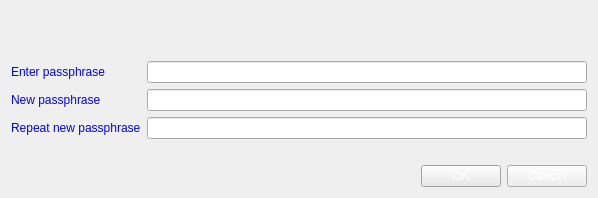
<?xml version="1.0" encoding="UTF-8"?>
<ui version="4.0">
 <class>AskPassphraseDialog</class>
 <widget class="QDialog" name="AskPassphraseDialog">
  <property name="geometry">
   <rect>
    <x>0</x>
    <y>0</y>
    <width>598</width>
    <height>198</height>
   </rect>
  </property>
  <property name="sizePolicy">
   <sizepolicy hsizetype="Preferred" vsizetype="Minimum">
    <horstretch>0</horstretch>
    <verstretch>0</verstretch>
   </sizepolicy>
  </property>
  <property name="minimumSize">
   <size>
    <width>550</width>
    <height>0</height>
   </size>
  </property>
  <property name="palette">
   <palette>
    <active>
     <colorrole role="WindowText">
      <brush brushstyle="SolidPattern">
       <color alpha="255">
        <red>202</red>
        <green>117</green>
        <blue>19</blue>
       </color>
      </brush>
     </colorrole>
    </active>
    <inactive>
     <colorrole role="WindowText">
      <brush brushstyle="SolidPattern">
       <color alpha="255">
        <red>202</red>
        <green>117</green>
        <blue>19</blue>
       </color>
      </brush>
     </colorrole>
    </inactive>
    <disabled>
     <colorrole role="WindowText">
      <brush brushstyle="SolidPattern">
       <color alpha="255">
        <red>132</red>
        <green>132</green>
        <blue>132</blue>
       </color>
      </brush>
     </colorrole>
    </disabled>
   </palette>
  </property>
  <property name="windowTitle">
   <string>Passphrase Dialog</string>
  </property>
  <property name="styleSheet">
   <string notr="true">background-image: url(:/images/back);</string>
  </property>
  <layout class="QVBoxLayout" name="verticalLayout">
   <item>
    <widget class="QLabel" name="warningLabel">
     <property name="textFormat">
      <enum>Qt::RichText</enum>
     </property>
     <property name="wordWrap">
      <bool>true</bool>
     </property>
    </widget>
   </item>
   <item>
    <layout class="QFormLayout" name="formLayout">
     <property name="fieldGrowthPolicy">
      <enum>QFormLayout::AllNonFixedFieldsGrow</enum>
     </property>
     <item row="0" column="0">
      <widget class="QLabel" name="passLabel1">
       <property name="palette">
        <palette>
         <active>
          <colorrole role="WindowText">
           <brush brushstyle="SolidPattern">
            <color alpha="255">
             <red>0</red>
             <green>0</green>
             <blue>255</blue>
            </color>
           </brush>
          </colorrole>
         </active>
         <inactive>
          <colorrole role="WindowText">
           <brush brushstyle="SolidPattern">
            <color alpha="255">
             <red>0</red>
             <green>0</green>
             <blue>255</blue>
            </color>
           </brush>
          </colorrole>
         </inactive>
         <disabled>
          <colorrole role="WindowText">
           <brush brushstyle="SolidPattern">
            <color alpha="255">
             <red>132</red>
             <green>132</green>
             <blue>132</blue>
            </color>
           </brush>
          </colorrole>
         </disabled>
        </palette>
       </property>
       <property name="text">
        <string>Enter passphrase</string>
       </property>
      </widget>
     </item>
     <item row="0" column="1">
      <widget class="QLineEdit" name="passEdit1">
       <property name="echoMode">
        <enum>QLineEdit::Password</enum>
       </property>
      </widget>
     </item>
     <item row="1" column="0">
      <widget class="QLabel" name="passLabel2">
       <property name="palette">
        <palette>
         <active>
          <colorrole role="WindowText">
           <brush brushstyle="SolidPattern">
            <color alpha="255">
             <red>0</red>
             <green>0</green>
             <blue>255</blue>
            </color>
           </brush>
          </colorrole>
         </active>
         <inactive>
          <colorrole role="WindowText">
           <brush brushstyle="SolidPattern">
            <color alpha="255">
             <red>0</red>
             <green>0</green>
             <blue>255</blue>
            </color>
           </brush>
          </colorrole>
         </inactive>
         <disabled>
          <colorrole role="WindowText">
           <brush brushstyle="SolidPattern">
            <color alpha="255">
             <red>132</red>
             <green>132</green>
             <blue>132</blue>
            </color>
           </brush>
          </colorrole>
         </disabled>
        </palette>
       </property>
       <property name="text">
        <string>New passphrase</string>
       </property>
      </widget>
     </item>
     <item row="1" column="1">
      <widget class="QLineEdit" name="passEdit2">
       <property name="echoMode">
        <enum>QLineEdit::Password</enum>
       </property>
      </widget>
     </item>
     <item row="2" column="0">
      <widget class="QLabel" name="passLabel3">
       <property name="palette">
        <palette>
         <active>
          <colorrole role="WindowText">
           <brush brushstyle="SolidPattern">
            <color alpha="255">
             <red>0</red>
             <green>0</green>
             <blue>255</blue>
            </color>
           </brush>
          </colorrole>
         </active>
         <inactive>
          <colorrole role="WindowText">
           <brush brushstyle="SolidPattern">
            <color alpha="255">
             <red>0</red>
             <green>0</green>
             <blue>255</blue>
            </color>
           </brush>
          </colorrole>
         </inactive>
         <disabled>
          <colorrole role="WindowText">
           <brush brushstyle="SolidPattern">
            <color alpha="255">
             <red>132</red>
             <green>132</green>
             <blue>132</blue>
            </color>
           </brush>
          </colorrole>
         </disabled>
        </palette>
       </property>
       <property name="text">
        <string>Repeat new passphrase</string>
       </property>
      </widget>
     </item>
     <item row="2" column="1">
      <widget class="QLineEdit" name="passEdit3">
       <property name="echoMode">
        <enum>QLineEdit::Password</enum>
       </property>
      </widget>
     </item>
     <item row="3" column="1">
      <widget class="QLabel" name="capsLabel">
       <property name="font">
        <font>
         <weight>75</weight>
         <bold>true</bold>
        </font>
       </property>
       <property name="text">
        <string/>
       </property>
       <property name="alignment">
        <set>Qt::AlignCenter</set>
       </property>
      </widget>
     </item>
    </layout>
   </item>
   <item>
    <widget class="QDialogButtonBox" name="buttonBox">
     <property name="palette">
      <palette>
       <active>
        <colorrole role="Text">
         <brush brushstyle="SolidPattern">
          <color alpha="255">
           <red>255</red>
           <green>255</green>
           <blue>255</blue>
          </color>
         </brush>
        </colorrole>
        <colorrole role="ButtonText">
         <brush brushstyle="SolidPattern">
          <color alpha="255">
           <red>255</red>
           <green>255</green>
           <blue>255</blue>
          </color>
         </brush>
        </colorrole>
        <colorrole role="Highlight">
         <brush brushstyle="SolidPattern">
          <color alpha="255">
           <red>255</red>
           <green>255</green>
           <blue>255</blue>
          </color>
         </brush>
        </colorrole>
       </active>
       <inactive>
        <colorrole role="Text">
         <brush brushstyle="SolidPattern">
          <color alpha="255">
           <red>255</red>
           <green>255</green>
           <blue>255</blue>
          </color>
         </brush>
        </colorrole>
        <colorrole role="ButtonText">
         <brush brushstyle="SolidPattern">
          <color alpha="255">
           <red>255</red>
           <green>255</green>
           <blue>255</blue>
          </color>
         </brush>
        </colorrole>
        <colorrole role="Highlight">
         <brush brushstyle="SolidPattern">
          <color alpha="255">
           <red>255</red>
           <green>255</green>
           <blue>255</blue>
          </color>
         </brush>
        </colorrole>
       </inactive>
       <disabled>
        <colorrole role="Text">
         <brush brushstyle="SolidPattern">
          <color alpha="255">
           <red>132</red>
           <green>132</green>
           <blue>132</blue>
          </color>
         </brush>
        </colorrole>
        <colorrole role="ButtonText">
         <brush brushstyle="SolidPattern">
          <color alpha="255">
           <red>132</red>
           <green>132</green>
           <blue>132</blue>
          </color>
         </brush>
        </colorrole>
        <colorrole role="Highlight">
         <brush brushstyle="SolidPattern">
          <color alpha="255">
           <red>195</red>
           <green>195</green>
           <blue>195</blue>
          </color>
         </brush>
        </colorrole>
       </disabled>
      </palette>
     </property>
     <property name="orientation">
      <enum>Qt::Horizontal</enum>
     </property>
     <property name="standardButtons">
      <set>QDialogButtonBox::Cancel|QDialogButtonBox::Ok</set>
     </property>
    </widget>
   </item>
  </layout>
 </widget>
 <resources>
  <include location="../bitcoin.qrc"/>
 </resources>
 <connections>
  <connection>
   <sender>buttonBox</sender>
   <signal>accepted()</signal>
   <receiver>AskPassphraseDialog</receiver>
   <slot>accept()</slot>
   <hints>
    <hint type="sourcelabel">
     <x>248</x>
     <y>254</y>
    </hint>
    <hint type="destinationlabel">
     <x>157</x>
     <y>274</y>
    </hint>
   </hints>
  </connection>
  <connection>
   <sender>buttonBox</sender>
   <signal>rejected()</signal>
   <receiver>AskPassphraseDialog</receiver>
   <slot>reject()</slot>
   <hints>
    <hint type="sourcelabel">
     <x>316</x>
     <y>260</y>
    </hint>
    <hint type="destinationlabel">
     <x>286</x>
     <y>274</y>
    </hint>
   </hints>
  </connection>
 </connections>
</ui>
